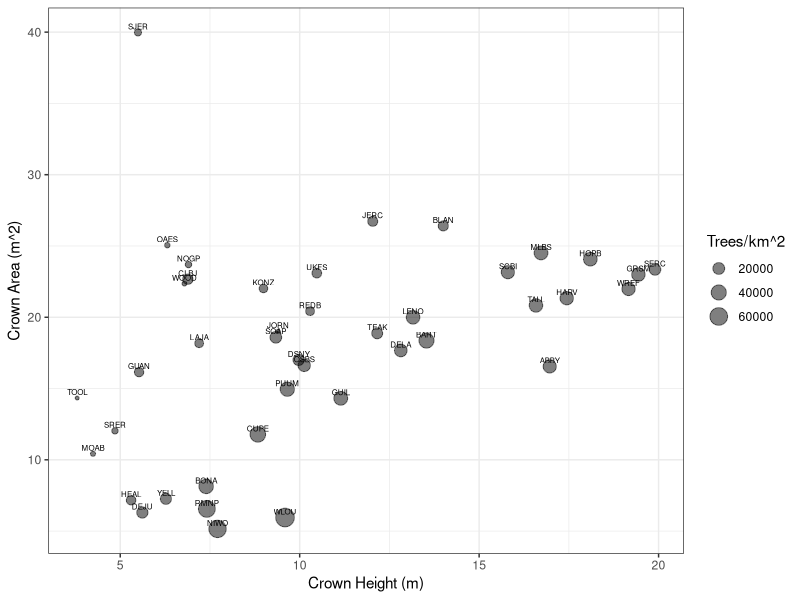
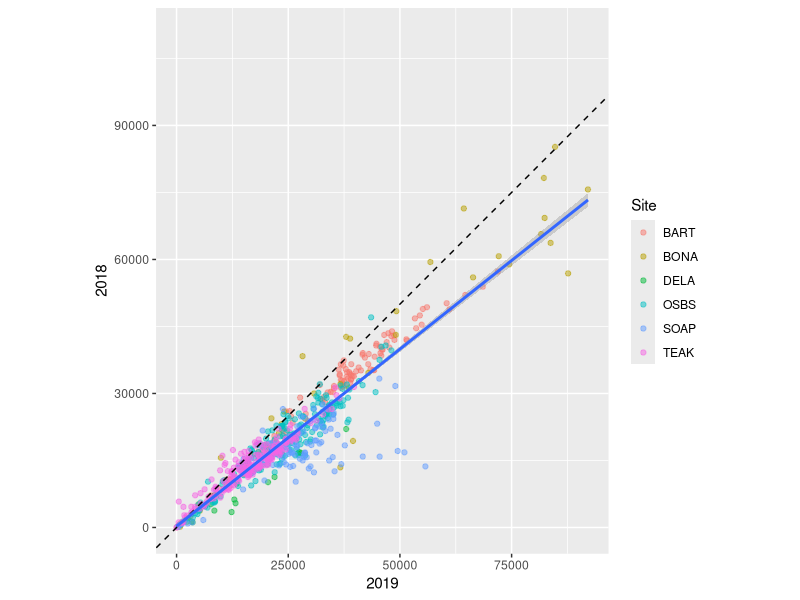
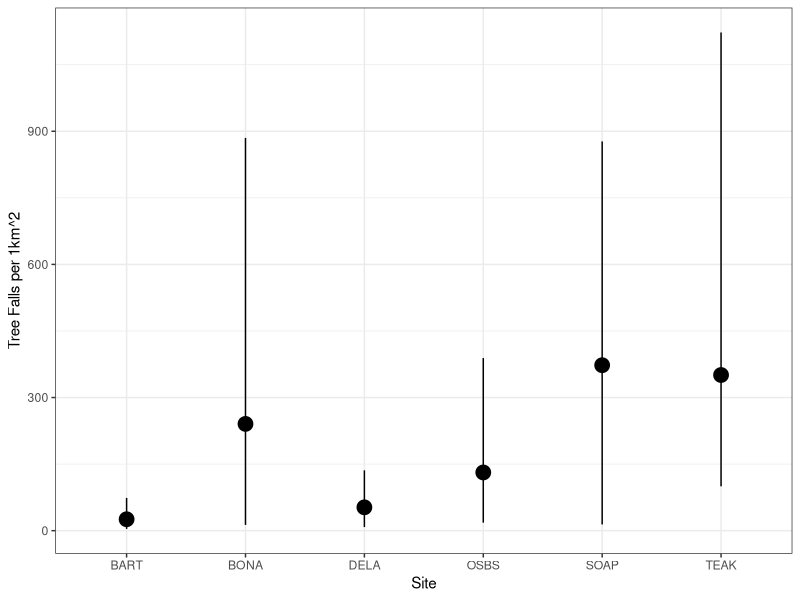
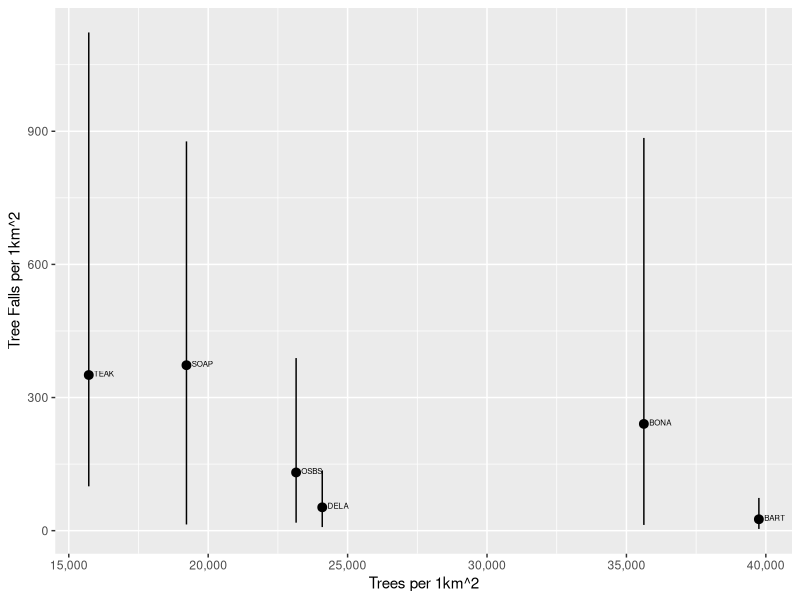
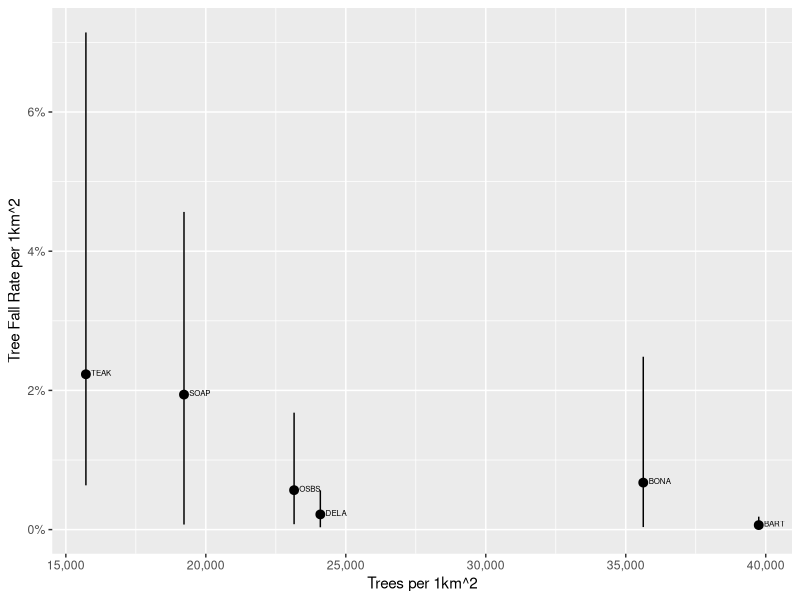
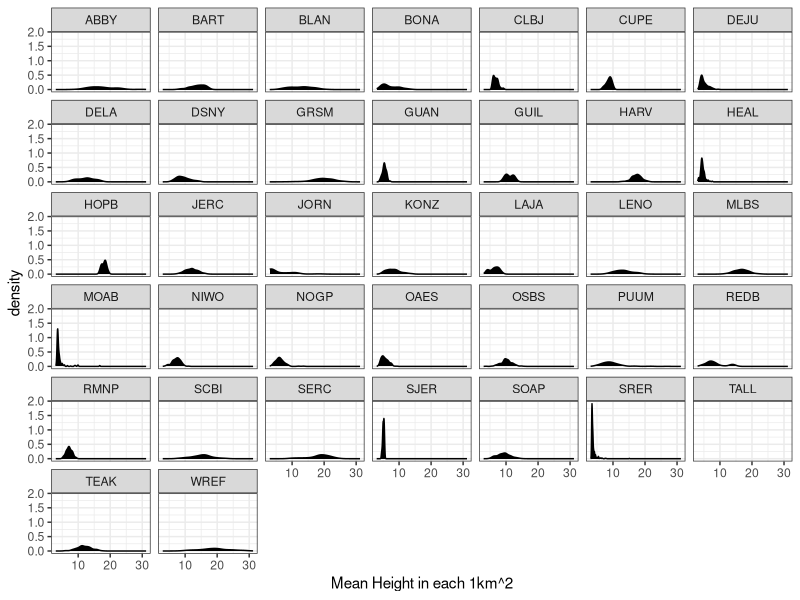
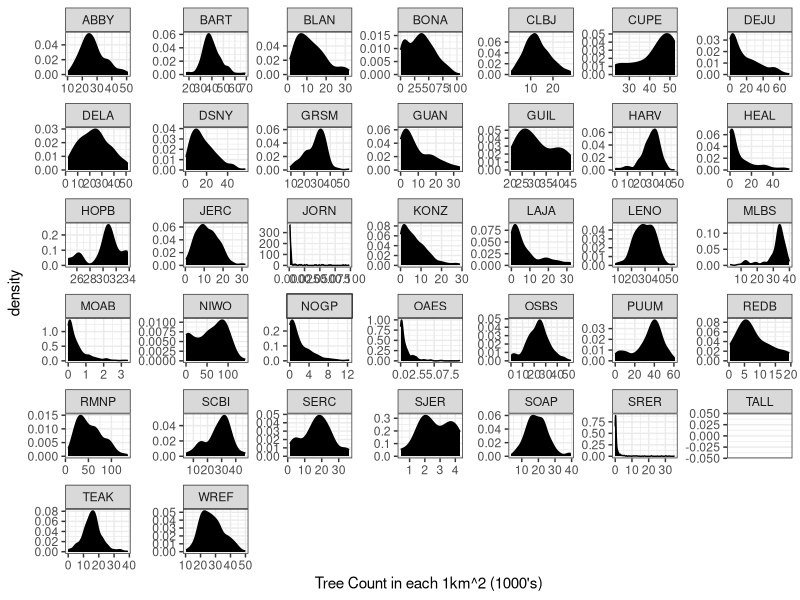
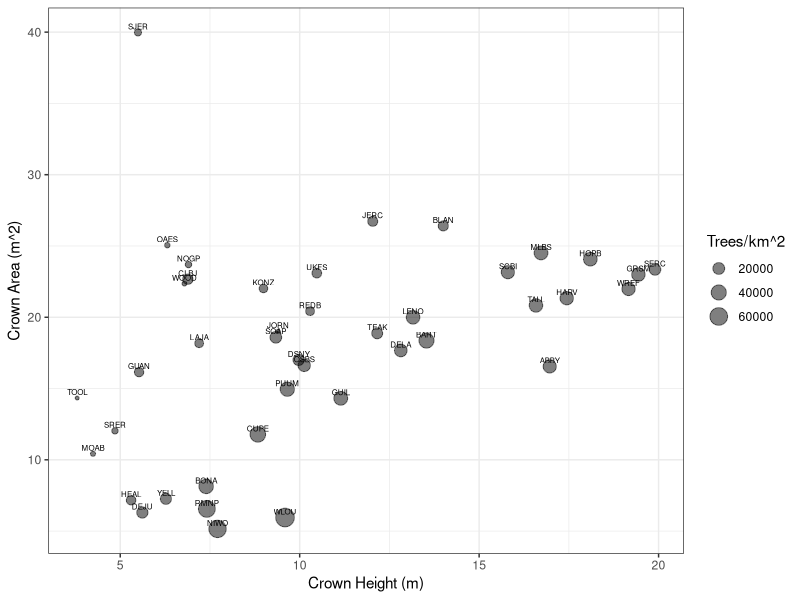

The R source for these figures, in order:
## ---- chunk 1
library(raster)
library(dplyr)
library(ggplot2)
library(scales)
library(tidyr)
library(stringr)
## ---- chunk 2
df<-read.csv("averages.csv",row.names =1)
counts<-read.csv("counts.csv")
colnames(counts)<-c("Site","geo_index","Year","n")

counts %>% group_by(Site) %>% summarize(n=sum(n)) %>% summarize(total=sum(n))
## ---- chunk 3
ggplot(df,aes(x=height_mean,y=area_mean,size=n)) + geom_point(alpha=0.5) + labs(x="Crown Height (m)",y="Crown Area (m^2)",size="Trees/km^2") + geom_text(aes(label=Site),size=2,hjust=0.5,vjust=-0.5) + theme_bw()
ggsave("Attributes.png",height=4,width=7)
ggsave("Attributes.svg", height=4,width=7)
## ---- chunk 4
counts %>% spread(Year,n) %>% ggplot(.,aes(x=`2019`,y=`2018`)) + geom_point(aes(col=Site),alpha=0.5) + geom_abline(linetype="dashed") + coord_equal() + stat_smooth(method="lm")
## ---- chunk 5
treedf<-read.csv("treefall.csv",row.names= 1)
ggplot(treedf,aes(x=Site,y=mean,ymin=lower,ymax=upper)) + geom_pointrange(size=1) + theme_bw() + labs(y="Tree Falls per 1km^2")
ggsave("TreeFalls.png",height=4,width=6)

treedf %>% inner_join(df[,c("Site","n")]) %>% ggplot(.,aes(x=n,y=mean,ymin=lower,ymax=upper)) + geom_pointrange() + geom_text(aes(label=Site),vjust=0.25,hjust=-0.25,size=2) + labs(x="Trees per 1km^2",y="Tree Falls per 1km^2") + scale_x_continuous(label=comma)
ggsave("TreeFallsRate.png",height=4,width=6)
## ---- chunk 6
treedf %>% inner_join(df[,c("Site","n")]) %>% ggplot(.,aes(x=n,y=mean/n,ymin=lower/n,ymax=upper/n)) + geom_pointrange() + geom_text(aes(label=Site),vjust=0.25,hjust=-0.25,size=2) + labs(x="Trees per 1km^2",y="Tree Fall Rate per 1km^2") + scale_x_continuous(label=comma) + scale_y_continuous(labels = percent)
ggsave("TreeFallsRate_km.png",height=4,width=6)
## ---- chunk 7
df<-read.csv("tile_averages.csv",row.names = 1)
colnames(df)[colnames(df) %in% "X0"]<-"count"

ggplot(df,aes(x=height_mean)) + geom_density(fill="black") + facet_wrap(~Site) + theme_bw() + labs(x="Mean Height in each 1km^2")
## ---- chunk 8
ggplot(df,aes(x=count/1000)) + geom_density(fill="black") + facet_wrap(~Site,scales="free") + theme_bw() + labs(x="Tree Count in each 1km^2 (1000's)") 
